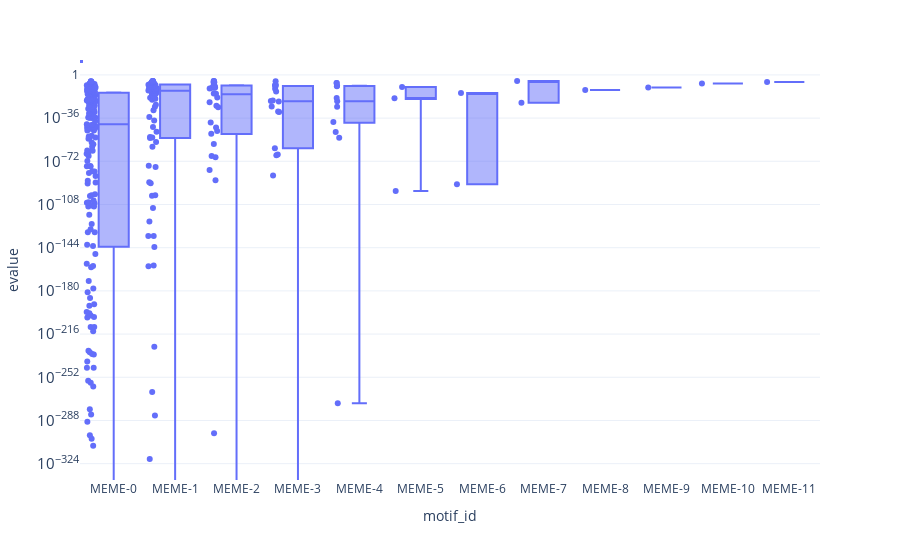

This figure's notebook cell:
### Markdown cell above
## Distribution of E-Value with Motif Rank

### Code cell
px.box(
    motif_seq_frame, x = 'motif_id', y = 'evalue',
    points = 'all', log_y = True
)

### Figure 1 — Plotly figure (JSON) as saved in the notebook; plotly's stock layout.template omitted (floating-point values rounded to 4 significant figures; data arrays with more than 128 entries replaced by an {"elided": "..."} marker saying what was removed)
{"data": [{"alignmentgroup": "True", "boxpoints": "all", "hoverlabel": {"namelength": 0}, "hovertemplate": "motif_id=%{x}<br>evalue=%{y}", "legendgroup": "", "marker": {"color": "#636efa"}, "name": "", "notched": false, "offsetgroup": "", "orientation": "v", "showlegend": false, "type": "box", "x": {"elided": "377 str values"}, "x0": " ", "xaxis": "x", "y": {"elided": "377 float values"}, "y0": " ", "yaxis": "y"}], "layout": {"boxmode": "group", "legend": {"tracegroupgap": 0}, "margin": {"t": 60}, "xaxis": {"anchor": "y", "domain": [0, 1], "title": {"text": "motif_id"}}, "yaxis": {"anchor": "x", "domain": [0, 1], "title": {"text": "evalue"}, "type": "log"}}}
